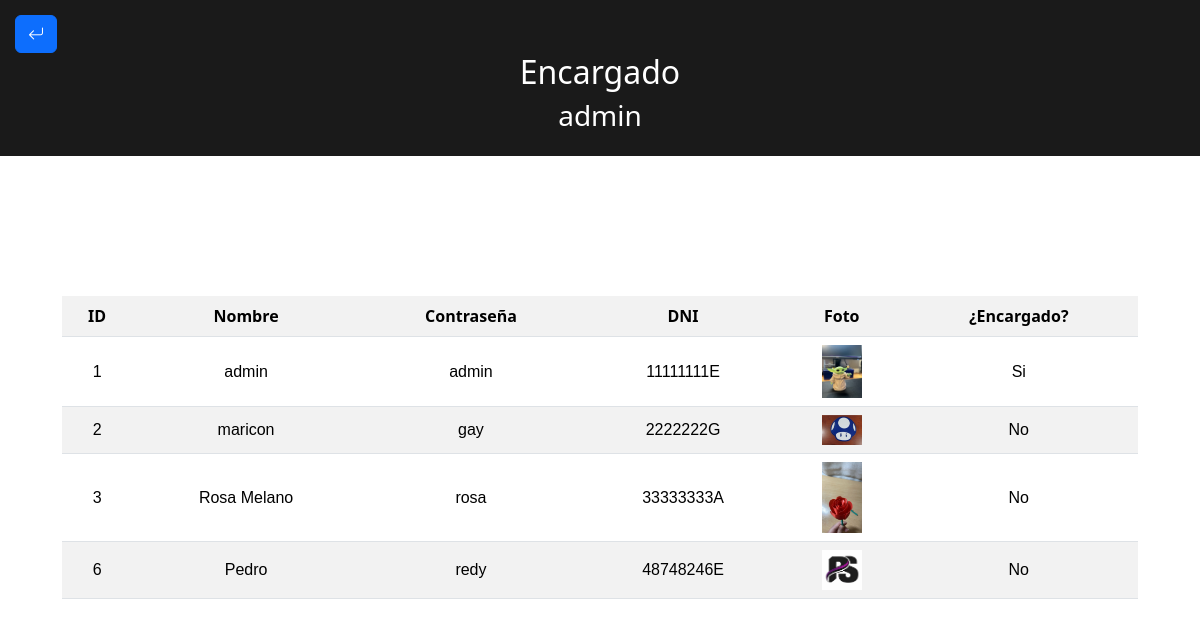
The app's page /encargado/listadoCamareros.php (signed in) with its own data.
### tables this page shows
CREATE TABLE `camareros` (
  `id` int(10) NOT NULL,
  `nombre` varchar(50) NOT NULL,
  `contraseña` varchar(50) NOT NULL,
  `dni` varchar(50) NOT NULL,
  `foto` varchar(50) NOT NULL,
  `encargado` int(10) NOT NULL DEFAULT 0
);

### encargado/listadoCamareros.php (the view, shortened to what this page needs)
<?php
include "../conexion.php";
?>
<!DOCTYPE html>
<html lang="en">
<head>
    <link rel="stylesheet" href="../styles.css">
    <link rel="stylesheet" href="https://cdn.jsdelivr.net/npm/bootstrap@5.3.3/dist/css/bootstrap.min.css">
    <link rel="stylesheet" href="https://cdn.jsdelivr.net/npm/bootstrap-icons@1.11.3/font/bootstrap-icons.min.css">
</head>
<body>
    <nav>
        <div class="volver">
            <a href="2menuEncargado.php" class="btn btn-primary"><i class="bi bi-arrow-return-left"></i></a>
        </div>
        <div class="centrar">
            <h2>Encargado</h2>
            <?php
            $nombre = $_SESSION['nombre'];
            echo "<h3>$nombre</h3>";
            ?>
        </div>
    </nav>
    <section class="container">
        <div class="content row">
            <div class="col ">
                <table class="table table-striped">
                    <tr>
                        <th>ID</th>
                        <th>Nombre</th>
                        <th>Contraseña</th>
                        <th>DNI</th>
                        <th>Foto</th>
                        <th>¿Encargado?</th>
                    </tr>
                    <?php
                    $consulta = "SELECT * FROM camareros";
                    $resultado = mysqli_query($conn, $consulta);
                    while ($fila = mysqli_fetch_array($resultado)) {
                        $id = $fila['id'];
                        $nombre = $fila['nombre'];
                        $contra = $fila['contraseña'];
                        $dni = $fila['dni'];
                        $fotoEnlace = $fila['foto'];
                        $encargadoNum = $fila['encargado'];
                        $esEncargado = 'No';
                        if ($encargadoNum == 1) {
                            $esEncargado = 'Si';
                        }
                        echo "<tr>";
                        echo "<td class='tdPedidos'>$id</td>";
                        echo "<td class='tdPedidos'>$nombre</td>";
                        echo "<td class='tdPedidos'>$contra</td>";
                        echo "<td class='tdPedidos'>$dni</td>";
                        echo "<td class='fotoCam'><img width='40px' src='images/" . $fotoEnlace . "'></td>";
                        echo "<td class='tdPedidos'>$esEncargado</td>";
                        echo "</tr>";
                    }
                    ?>
                </table>
            </div>
        </div>
    </section>
</body>
</html>

### styles.css (style rules this page uses)
body { margin: 0 auto; }
nav { background-color: rgb(26, 26, 26); color: white; padding: 15px; }
nav .volver { justify-content: left; }
nav .centrar { text-align: center; }
section { margin-top: 10%; text-align: center; }
.content { margin: 20px; padding: 20px; }
.tdPedidos { align-content: center; font-family: Arial, Helvetica, sans-serif; }

### records on screen
camareros: id "1", nombre "admin", contraseña "admin", dni "11111111E", foto (picture), encargado "Si"
camareros: id "2", nombre "maricon", contraseña "gay", dni "2222222G", foto (picture), esEncargado "No"
camareros: id "3", nombre "Rosa Melano", contraseña "rosa", dni "33333333A", foto (picture), esEncargado "No"
camareros: id "6", nombre "Pedro", contraseña "redy", dni "48748246E", foto (picture), esEncargado "No"

### other values on screen
$nombre "admin"
